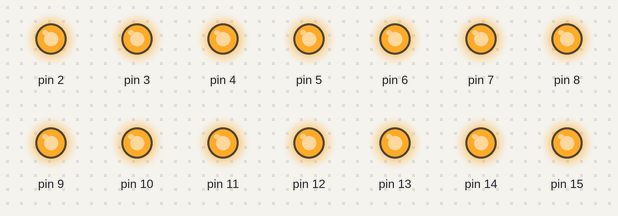
Bench run of a sketch on a simulated Arduino Uno, built with avr-gcc and run on an emulated ATmega328P. Shown: output pins drawn as LEDs (lit = HIGH). Pins used as bus, display or sensor lines are not drawn. At 0.0 s the program stops and its outputs stay as they are.

Above: at 0.1 s.
Timing chart, 0 to 1.5 s (numbered marks = the images above):
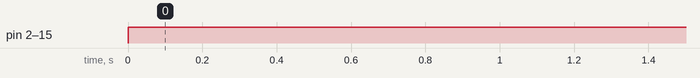

The sketch:

Testing_All_Digital_Pins.ino
```cpp
//Welcome to the Arduino Uno Pin tester
/**
The Arduino Uno is a development board designed and manufactured by the
Arduino Team in Italy. The board is used for prototyping small scale projects
that require little computing power.


What's on the board
1  I/O Pinheaders "those black things you see with holes in them on the board"
2  USB Serial Connector
3  ISP Pinpout " Insystem Programming"
4  Power State LED
5  Receive LED
7  Transmit LED
8  Reset Button
9  Microcontroller "Atmega 328P"
10 A few resistors
11 Capacitors
12 Automatic Voltage Regulator


What you need to Test your Arduino Uno Board
*An Arduino Uno Board
*A USB Cable
*Jumper Wires "Male to Male"
*A Breadboard
*An LED "any color" 3.3v/5v Norminal
*A Computer / PC / Desktop,

/*
Program Function:
This program simply makes all 14pins HIGH on the Arduino UNO
and all 54 digital Pins on the Arduino Due HIGH also.

Simply attached your arduino board to your computer (Mac/ Windows)
and select upload.


*/
int i;
void setup() {
  // put your setup code here, to run once:
for(i=0;i<=54;i++){
  pinMode(i,OUTPUT);
  }
  Serial.begin(9600);            //Serial begin is used to Initial coomunication With the Serial monitor Located under tools.
}


void loop()// Void loop is a built function used for repeating all code inside it.
{
while(5<6){
  for(i=0;i<=54;i++)
  {
  digitalWrite(i,HIGH);
  }
}
}
```

Measured:
- by itself, pin 2–15: LOW → HIGH at 0.00 s
